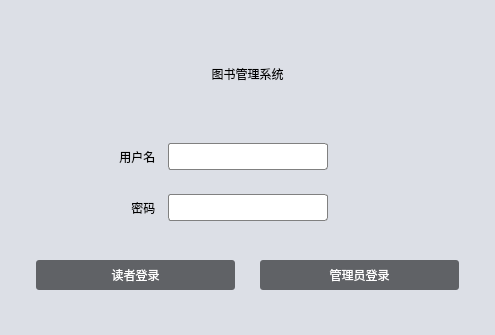
<?xml version="1.0" encoding="UTF-8"?>
<ui version="4.0">
 <class>Dlg_LoginClass</class>
 <widget class="QDialog" name="Dlg_LoginClass">
  <property name="geometry">
   <rect>
    <x>0</x>
    <y>0</y>
    <width>495</width>
    <height>335</height>
   </rect>
  </property>
  <property name="windowTitle">
   <string>登录</string>
  </property>
  <property name="styleSheet">
   <string notr="true">QLabel#lb_title{font: 50px '方正姚体';}
QLabel#lb_name,QLabel#lb_pwd{font: 16px '等线';}
QLineEdit{border-radius:3px;min-height:25px;border:1px solid gray;}
QPushButton{border-radius:3px;background:#606266;color:white;font:16px ‘等线’;}
QWidget#bg{background:#dcdfe6;}</string>
  </property>
  <layout class="QGridLayout" name="gridLayout">
   <property name="leftMargin">
    <number>0</number>
   </property>
   <property name="topMargin">
    <number>0</number>
   </property>
   <property name="rightMargin">
    <number>0</number>
   </property>
   <property name="bottomMargin">
    <number>0</number>
   </property>
   <property name="spacing">
    <number>0</number>
   </property>
   <item row="0" column="0">
    <widget class="QWidget" name="bg" native="true">
     <layout class="QGridLayout" name="gridLayout_3">
      <item row="1" column="1">
       <widget class="QLineEdit" name="le_name">
        <property name="maximumSize">
         <size>
          <width>160</width>
          <height>16777215</height>
         </size>
        </property>
       </widget>
      </item>
      <item row="1" column="0">
       <widget class="QLabel" name="lb_name">
        <property name="text">
         <string>用户名  </string>
        </property>
        <property name="alignment">
         <set>Qt::AlignRight|Qt::AlignTrailing|Qt::AlignVCenter</set>
        </property>
       </widget>
      </item>
      <item row="2" column="0">
       <widget class="QLabel" name="lb_pwd">
        <property name="text">
         <string>    密码  </string>
        </property>
        <property name="alignment">
         <set>Qt::AlignRight|Qt::AlignTrailing|Qt::AlignVCenter</set>
        </property>
       </widget>
      </item>
      <item row="0" column="0" colspan="3">
       <widget class="QLabel" name="lb_title">
        <property name="maximumSize">
         <size>
          <width>16777215</width>
          <height>90</height>
         </size>
        </property>
        <property name="text">
         <string>图书管理系统</string>
        </property>
        <property name="alignment">
         <set>Qt::AlignCenter</set>
        </property>
       </widget>
      </item>
      <item row="2" column="1">
       <widget class="QLineEdit" name="le_pwd">
        <property name="maximumSize">
         <size>
          <width>160</width>
          <height>16777215</height>
         </size>
        </property>
        <property name="contextMenuPolicy">
         <enum>Qt::ActionsContextMenu</enum>
        </property>
        <property name="echoMode">
         <enum>QLineEdit::Password</enum>
        </property>
       </widget>
      </item>
      <item row="3" column="0" colspan="3">
       <widget class="QWidget" name="widget" native="true">
        <property name="maximumSize">
         <size>
          <width>16777215</width>
          <height>60</height>
         </size>
        </property>
        <layout class="QGridLayout" name="gridLayout_2">
         <property name="leftMargin">
          <number>25</number>
         </property>
         <property name="topMargin">
          <number>0</number>
         </property>
         <property name="rightMargin">
          <number>25</number>
         </property>
         <property name="bottomMargin">
          <number>0</number>
         </property>
         <property name="horizontalSpacing">
          <number>25</number>
         </property>
         <property name="verticalSpacing">
          <number>0</number>
         </property>
         <item row="0" column="1">
          <widget class="QPushButton" name="btn_adminlgn">
           <property name="maximumSize">
            <size>
             <width>16777215</width>
             <height>30</height>
            </size>
           </property>
           <property name="text">
            <string>管理员登录</string>
           </property>
          </widget>
         </item>
         <item row="0" column="0">
          <widget class="QPushButton" name="btn_userlgn">
           <property name="maximumSize">
            <size>
             <width>16777215</width>
             <height>30</height>
            </size>
           </property>
           <property name="text">
            <string>读者登录</string>
           </property>
          </widget>
         </item>
        </layout>
       </widget>
      </item>
     </layout>
    </widget>
   </item>
  </layout>
 </widget>
 <layoutdefault spacing="6" margin="11"/>
 <resources/>
 <connections/>
</ui>
